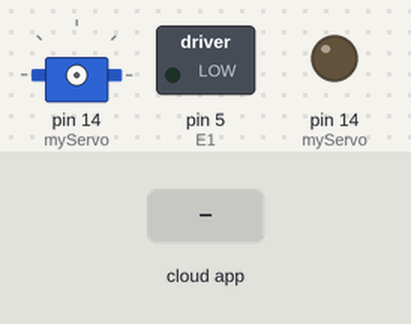
The sketch below on a simulated Arduino Uno, built with avr-gcc and run on an emulated ATmega328P. On the bench: servo, switched loads named in the sketch (green lamp = pin HIGH), output pins drawn as LEDs (lit = HIGH). Inputs (shaded band) come from the test bench. The ROS host is connected and sends only what is stated.

Above: at 1.2 s.
1.3 s: the phone or cloud app sets GrabObject to 1
At 1.9 s:
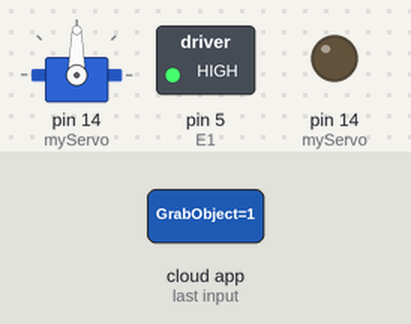
At 10.2 s:
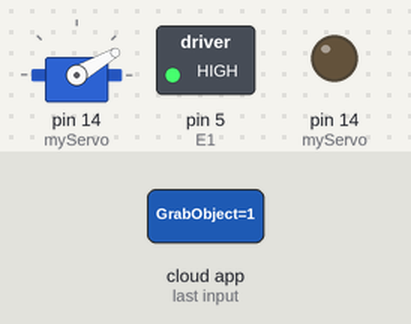
Timing chart, 0 to 10.5 s (numbered marks = the images above; inputs shaded):
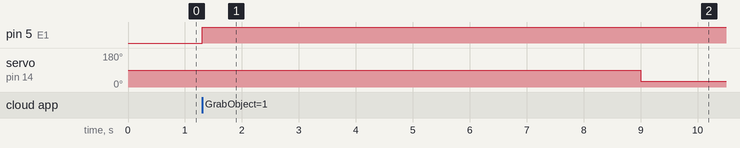

The sketch:

RetrievalArduino.ino
```cpp
/* This code is a skeleton to implement ROS control of the retrieval arm */
#define USE_USBCON
#include <ros.h>
#include <std_msgs/Bool.h>
#include<Servo.h>    //call servo library

//Standard PWM DC control
int E1 = 5;     //M1 Speed Control
int E2 = 6;     //M2 Speed Control
int M1 = 4;    //M1 Direction Control
int M2 = 7;    //M1 Direction Control
unsigned long startTime = millis();
boolean grabbing = false;
boolean once = true;

Servo myServo;      //declare servo motor

void back_off(char a,char b )          //Move linear actuator backwards
  {
    analogWrite (E1,a);      //Pulse width modulator Speed Control
    digitalWrite(M1,HIGH);   //Motor power on
  }
void advance(char a,char b)          //Move linear actuator forward
  {
    analogWrite (E1,a);
    digitalWrite(M1,LOW);   //Motor power off
  }

// Set up ROS publishing
ros::NodeHandle nh;
std_msgs::Bool finished_msg;
ros::Publisher pub_finished("GrabFinished", &finished_msg); // Report back when retrieval is done

void grabObject(const std_msgs::Bool& msg) {
 if (msg.data == true) {
   grabbing = true;
   startTime = millis();
   once = true;
 } else {
    grabbing = false;
    // Do nothing when not needed
    finished_msg.data = false;
    pub_finished.publish( &finished_msg); // Report back that the retrieval is done
  }
}

ros::Subscriber<std_msgs::Bool> subGrab("GrabObject", &grabObject);


void setup()
{
  nh.initNode();
  nh.subscribe(subGrab); // Subscribe to "GrabObject"
  pinMode(14, OUTPUT);    //set pin 14 as output

 /* The rest of the setup */
}

void loop()
{
  unsigned long currentMillis = millis();
  if(grabbing) {
    if(once) {
      myServo.attach(14);     //set myServo to pin 14
      advance(255,255);
      once = false;
    } else if( currentMillis > (9000 * 5)) {
      back_off(255,255);
      finished_msg.data = true;
      pub_finished.publish( &finished_msg); // Report back that the retrieval is done
      grabbing = false;
    } else if( currentMillis > (9000 * 4)) {
      myServo.write(160);
    } else if(currentMillis > 9000) {
      myServo.write(30);
    }
  }
  nh.spinOnce(); // Check with ROS for updates
}
```

Measured:
- after the input at 1.3 s, pin 5 (E1): LOW → HIGH at once; servo on pin 14 (myServo): 90° → 30° after 7.7 s
